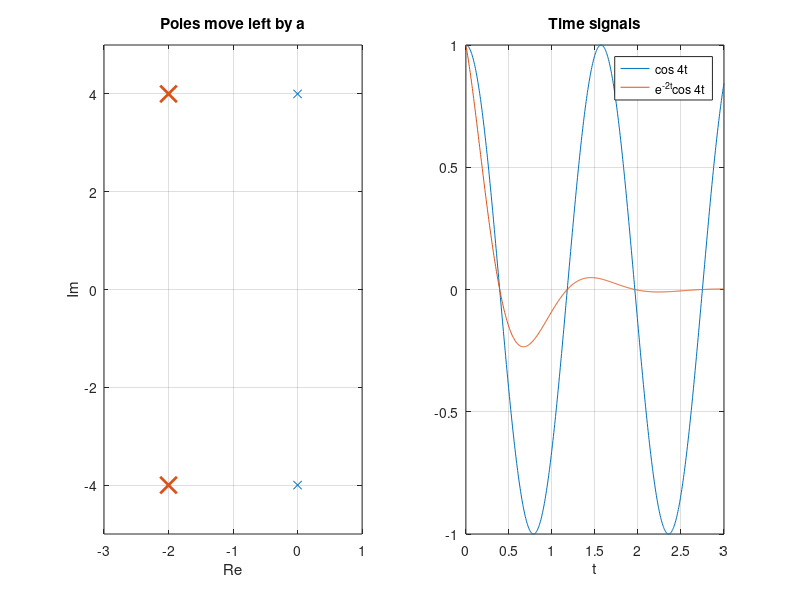

The MATLAB script that drew this image:
% Signals and Systems — Properties of the Laplace Transform
%title: Laplace Properties, Verified
%ar-title: خواص تحويل لابلاس والتحقق منها
%lesson: ss-ch5-3
%course: signals-systems

%% Differentiation in s: t e^{-at} u(t)
%ar: −t x(t) ↔ dX/ds، فـ t e^{−at}u(t) ↔ 1/(s + a)². نتحقق بالتكامل عند عدة قيم لـ s.
a = 2;
for s = [0, 1, 0.5 + 2j]
    v = integral(@(t) t.*exp(-a*t).*exp(-s*t), 0, Inf);
    fprintf('s = %4.1f%+4.1fj: %9.6f%+9.6fj  1/(s+a)^2 = %9.6f%+9.6fj\n', real(s), imag(s), real(v), imag(v), real(1/(s + a)^2), imag(1/(s + a)^2))
end
%check: abs(integral(@(t) t.*exp(-2*t).*exp(-t), 0, Inf) - 1/9) < 1e-9

%% Shift in s: e^{-at} cos(w0 t) u(t)
%ar: الضرب في e^{−at} يزيح المتغير: s ← s + a. النتيجة (s + a)/((s + a)² + ω0²).
w0 = 4; s = 1.5;
v = integral(@(t) exp(-a*t).*cos(w0*t).*exp(-s*t), 0, Inf);
fprintf('numerical %.6f, property %.6f\n', v, (s + a)/((s + a)^2 + w0^2))
%check: abs(v - (s + a)/((s + a)^2 + w0^2)) < 1e-7

%% What the shift does to the poles
%ar: قطبا cos(4t) على المحور التخيلي ±4j. بعد الضرب في e^{−2t} ينتقلان يسارًا إلى −2 ± 4j: إشارة تتذبذب وتتلاشى.
t = linspace(0, 3, 600);
subplot(1,2,1); plot([0 0], [4 -4], 'x', [-2 -2], [4 -4], 'x', 'MarkerSize', 12, 'LineWidth', 2); grid on; axis([-3 1 -5 5]); xlabel('Re'); ylabel('Im'); title('Poles move left by a')
subplot(1,2,2); plot(t, cos(w0*t), t, exp(-a*t).*cos(w0*t)); grid on; xlabel('t'); legend('cos 4t', 'e^{-2t}cos 4t'); title('Time signals')

%%! Project idea: final value without simulation
%ar: مشروع: نظرية القيمة النهائية: y(∞) = lim s Y(s) عند s → 0 (إذا كان النظام مستقرًا). احسبها لاستجابة الخطوة لأي نظام بسطر واحد، وتحقق بمحاكاة.
b = [5]; aa = [1 3 2];
yinf = polyval(b, 0)/polyval(aa, 0);
[tt, yy] = ode45(@(t, y) [y(2); 5 - 3*y(2) - 2*y(1)], [0 15], [0; 0]);
fprintf('final value theorem: %g, simulation at t = 15: %.4f\n', yinf, yy(end, 1))
%check: abs(yy(end,1) - 2.5) < 1e-3
